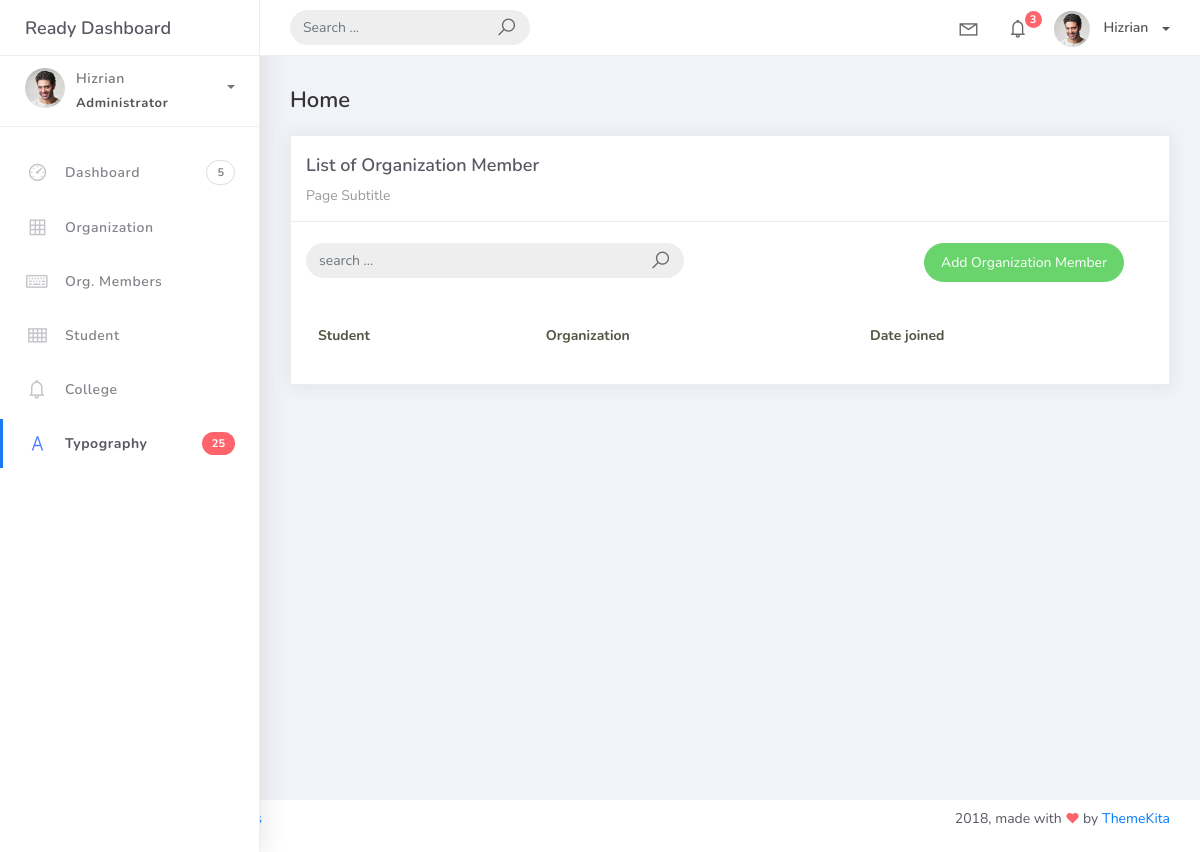
Before: /organization_mem_list with the older database file.
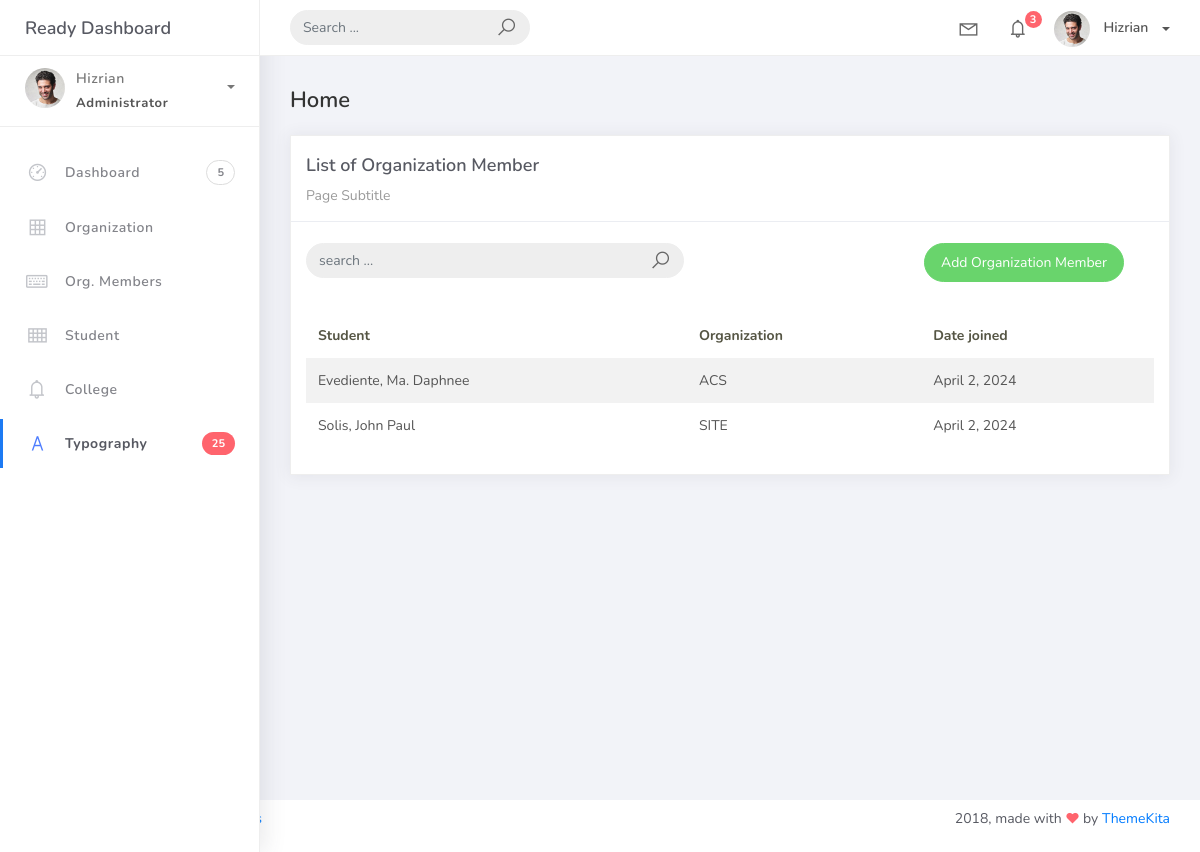
After: the same page with the newer database file.
### studentorg/models.py (models this page shows)
class BaseModel (models.Model):
    created_at = models.DateTimeField(auto_now_add=True, db_index=True)
    updated_at = models.DateTimeField (auto_now=True)
    class Meta:
        abstract = True

class OrgMember (BaseModel):
    student = models.ForeignKey (Student, on_delete=models.CASCADE)
    organization = models.ForeignKey (Organization, on_delete=models.CASCADE)
    date_joined = models.DateField()

class Student(BaseModel):
    student_id = models.CharField (max_length=15)
    lastname = models.CharField (max_length=25)
    firstname = models.CharField (max_length=25)
    middlename = models.CharField (max_length=25, blank=True, null=True)
    program = models.ForeignKey(Program, on_delete=models.CASCADE)
    def __str__(self):
        return f" {self.lastname}, {self.firstname}"

class Organization(BaseModel):
    name = models.CharField(max_length=250)
    college = models.ForeignKey (
        College, null=True, blank=True, on_delete=models.CASCADE)
    description = models.CharField(max_length=500)
    def __str__(self):
        return self.name

### studentorg/views.py (the view)
# urls.py: path('organization_mem_list', OrganizationMemberList.as_view(), name='organization-mem-list'),
class OrganizationMemberList(ListView):
    model = OrgMember
    context_object_name = 'home'
    template_name = 'org_mem_list.html'
    paginate_by = 5

### templates/org_mem_list.html (shortened to what this page needs)
{% extends 'base.html' %}
{% load static %}
{% block content %}
<div class="content">
    <div class="container-fluid">
        <h4 class="page-title">Home</h4>
        <div class="row">
            <div class="col-md-12">
                <div class="card">
                    <div class="card-header">
                        <div class="card-title">List of Organization Member</div>
                        <div class="card-category">Page Subtitle</div>
                    </div>
                    <br />
                    <div class="col-md-12 row">
                        <div class="col-md-6">
                            <form class="navbar-left navbar-form nav-search mr-md-3" action="">
                                <div class="input-group">
                                    <input type="text" placeholder="search ..." class="form-control" />
                                    <div class="input-group-append">
                                        <span class="input-group-text">
                                            <i class="la la-search search-icon"></i>
                                        </span>
                                    </div>
                                </div>
                            </form>
                        </div>
                        <div class="col-md-6">
                            <div class="pull-right">
                                <a href="{% url 'organization-mem-add' %}" class="btn btn-success btn-rounded">Add Organization Member</a>
                            </div>
                        </div>
                    </div>
                    <div class="card-body">
                        <table class="table table-striped mt-3">
                            <thead>
                                <tr>
                                    <th scope="col">Student</th>
                                    <th scope="col">Organization</th>
                                    <th scope="col">Date joined</th>
                                </tr>
                            </thead>
                            <tbody>
                                {% for object in object_list %}
                                <tr>
                                    <td>{{ object.student }}</td>
                                    <td>{{ object.organization}}</td>
                                    <td>{{ object.date_joined}}</td>
                                </tr>
                                {% endfor %}
                            </tbody>
                        </table>
                    </div>
                </div>
            </div>
        </div>
    </div>
</div>
{% endblock %}

Changed rows visible on the page:
added OrgMember: student "Evediente, Ma. Daphnee", organization "ACS", date_joined "April 2, 2024"
added OrgMember: student "Solis, John Paul", organization "SITE", date_joined "April 2, 2024"
